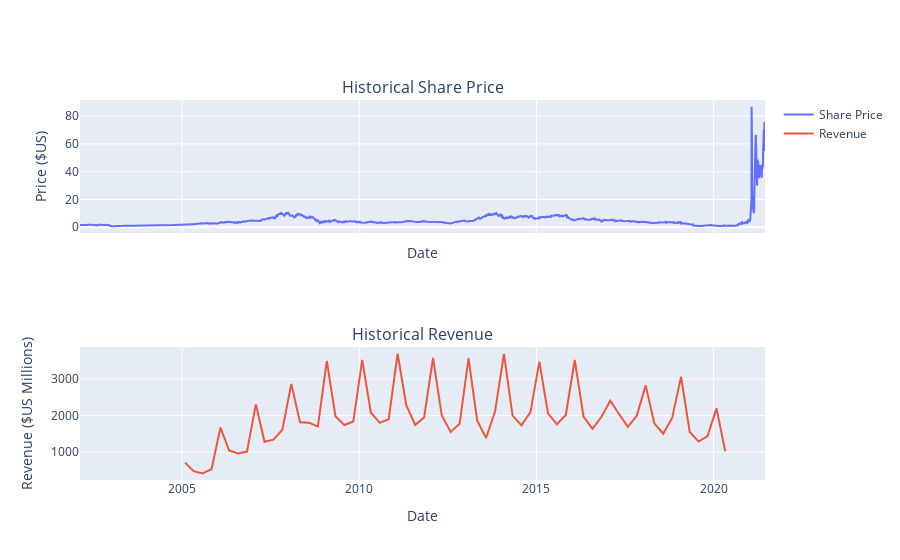

The notebook cell this image was saved under:
### Markdown cell above
<details><summary>Hint</summary>

```

You just need to invoke the make_graph function with the required parameter to print the graphs.The structure to call the `make_graph` function is `make_graph(gme_data, gme_revenue, 'GameStop')`

```
    
</details>

### Code cell
make_graph(gme_data, gme_revenue, 'GameStop')

### Figure 1 — Plotly figure (JSON) as saved in the notebook; plotly's stock layout.template omitted (floating-point values rounded to 4 significant figures; data arrays with more than 128 entries replaced by an {"elided": "..."} marker saying what was removed)
{"data": [{"name": "Share Price", "type": "scatter", "x": {"elided": "4867 str values"}, "xaxis": "x", "y": {"elided": "4867 float values"}, "yaxis": "y"}, {"name": "Revenue", "type": "scatter", "x": ["2020-04-30T00:00:00", "2020-01-31T00:00:00", "2019-10-31T00:00:00", "2019-07-31T00:00:00", "2019-04-30T00:00:00", "2019-01-31T00:00:00", "2018-10-31T00:00:00", "2018-07-31T00:00:00", "2018-04-30T00:00:00", "2018-01-31T00:00:00", "2017-10-31T00:00:00", "2017-07-31T00:00:00", "2017-04-30T00:00:00", "2017-01-31T00:00:00", "2016-10-31T00:00:00", "2016-07-31T00:00:00", "2016-04-30T00:00:00", "2016-01-31T00:00:00", "2015-10-31T00:00:00", "2015-07-31T00:00:00", "2015-04-30T00:00:00", "2015-01-31T00:00:00", "2014-10-31T00:00:00", "2014-07-31T00:00:00", "2014-04-30T00:00:00", "2014-01-31T00:00:00", "2013-10-31T00:00:00", "2013-07-31T00:00:00", "2013-04-30T00:00:00", "2013-01-31T00:00:00", "2012-10-31T00:00:00", "2012-07-31T00:00:00", "2012-04-30T00:00:00", "2012-01-31T00:00:00", "2011-10-31T00:00:00", "2011-07-31T00:00:00", "2011-04-30T00:00:00", "2011-01-31T00:00:00", "2010-10-31T00:00:00", "2010-07-31T00:00:00", "2010-04-30T00:00:00", "2010-01-31T00:00:00", "2009-10-31T00:00:00", "2009-07-31T00:00:00", "2009-04-30T00:00:00", "2009-01-31T00:00:00", "2008-10-31T00:00:00", "2008-07-31T00:00:00", "2008-04-30T00:00:00", "2008-01-31T00:00:00", "2007-10-31T00:00:00", "2007-07-31T00:00:00", "2007-04-30T00:00:00", "2007-01-31T00:00:00", "2006-10-31T00:00:00", "2006-07-31T00:00:00", "2006-04-30T00:00:00", "2006-01-31T00:00:00", "2005-10-31T00:00:00", "2005-07-31T00:00:00", "2005-04-30T00:00:00", "2005-01-31T00:00:00"], "xaxis": "x2", "y": [1021, 2194, 1439, 1286, 1548, 3063, 1935, 1501, 1786, 2825, 1989, 1688, 2046, 2403, 1959, 1632, 1972, 3525, 2016, 1762, 2061, 3476, 2092, 1731, 1996, 3684, 2107, 1384, 1865, 3562, 1773, 1550, 2002, 3579, 1947, 1744, 2281, 3693, 1899, 1799, 2083, 3524, 1835, 1739, 1981, 3492, 1696, 1804, 1814, 2866, 1611, 1338, 1279, 2304, 1012, 963, 1040, 1667, 534, 416, 475, 709], "yaxis": "y2"}], "layout": {"annotations": [{"font": {"size": 16}, "showarrow": false, "text": "Historical Share Price", "x": 0.5, "xanchor": "center", "xref": "paper", "y": 1.0, "yanchor": "bottom", "yref": "paper"}, {"font": {"size": 16}, "showarrow": false, "text": "Historical Revenue", "x": 0.5, "xanchor": "center", "xref": "paper", "y": 0.35, "yanchor": "bottom", "yref": "paper"}], "autosize": true, "xaxis": {"anchor": "y", "autorange": true, "domain": [0, 1], "matches": "x2", "range": ["2002-02-13", "2021-06-14"], "showticklabels": false, "title": {"text": "Date"}, "type": "date"}, "xaxis2": {"anchor": "y2", "autorange": true, "domain": [0, 1], "range": ["2002-02-13", "2021-06-14"], "title": {"text": "Date"}, "type": "date"}, "yaxis": {"anchor": "x", "autorange": true, "domain": [0.65, 1.0], "range": [-4.152, 91.67], "title": {"text": "Price ($US)"}, "type": "linear"}, "yaxis2": {"anchor": "x2", "autorange": true, "domain": [0, 0.35], "range": [233.9, 3875.0], "title": {"text": "Revenue ($US Millions)"}, "type": "linear"}}}
